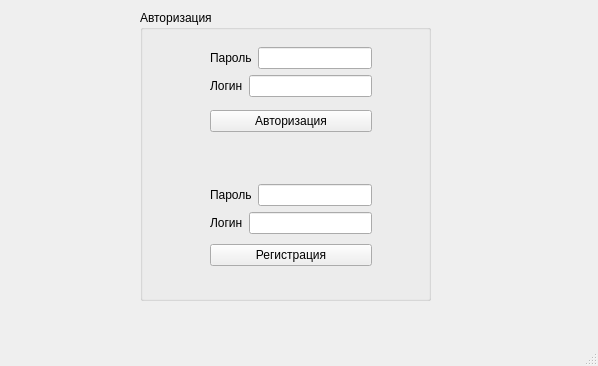
<?xml version="1.0" encoding="UTF-8"?>
<ui version="4.0">
 <class>MainWindow</class>
 <widget class="QMainWindow" name="MainWindow">
  <property name="geometry">
   <rect>
    <x>0</x>
    <y>0</y>
    <width>598</width>
    <height>366</height>
   </rect>
  </property>
  <property name="windowTitle">
   <string>MainWindow</string>
  </property>
  <widget class="QWidget" name="centralwidget">
   <widget class="QGroupBox" name="groupBox">
    <property name="geometry">
     <rect>
      <x>140</x>
      <y>10</y>
      <width>291</width>
      <height>291</height>
     </rect>
    </property>
    <property name="title">
     <string>Авторизация</string>
    </property>
    <widget class="QWidget" name="layoutWidget">
     <property name="geometry">
      <rect>
       <x>70</x>
       <y>30</y>
       <width>162</width>
       <height>101</height>
      </rect>
     </property>
     <layout class="QVBoxLayout" name="verticalLayout_3">
      <item>
       <layout class="QVBoxLayout" name="verticalLayout">
        <item>
         <layout class="QHBoxLayout" name="horizontalLayout_2">
          <item>
           <widget class="QLabel" name="label_2">
            <property name="text">
             <string>Пароль</string>
            </property>
           </widget>
          </item>
          <item>
           <widget class="QLineEdit" name="login"/>
          </item>
         </layout>
        </item>
        <item>
         <layout class="QHBoxLayout" name="horizontalLayout">
          <item>
           <widget class="QLabel" name="label">
            <property name="text">
             <string>Логин</string>
            </property>
           </widget>
          </item>
          <item>
           <widget class="QLineEdit" name="password"/>
          </item>
         </layout>
        </item>
       </layout>
      </item>
      <item>
       <widget class="QPushButton" name="login_button">
        <property name="text">
         <string>Авторизация</string>
        </property>
       </widget>
      </item>
     </layout>
    </widget>
    <widget class="QWidget" name="layoutWidget">
     <property name="geometry">
      <rect>
       <x>70</x>
       <y>170</y>
       <width>162</width>
       <height>92</height>
      </rect>
     </property>
     <layout class="QVBoxLayout" name="verticalLayout_4">
      <item>
       <layout class="QVBoxLayout" name="verticalLayout_2">
        <item>
         <layout class="QHBoxLayout" name="horizontalLayout_3">
          <item>
           <widget class="QLabel" name="label_3">
            <property name="text">
             <string>Пароль</string>
            </property>
           </widget>
          </item>
          <item>
           <widget class="QLineEdit" name="login_2"/>
          </item>
         </layout>
        </item>
        <item>
         <layout class="QHBoxLayout" name="horizontalLayout_4">
          <item>
           <widget class="QLabel" name="label_4">
            <property name="text">
             <string>Логин</string>
            </property>
           </widget>
          </item>
          <item>
           <widget class="QLineEdit" name="password_2"/>
          </item>
         </layout>
        </item>
       </layout>
      </item>
      <item>
       <widget class="QPushButton" name="registration_button">
        <property name="text">
         <string>Регистрация</string>
        </property>
       </widget>
      </item>
     </layout>
    </widget>
   </widget>
  </widget>
  <widget class="QMenuBar" name="menubar">
   <property name="geometry">
    <rect>
     <x>0</x>
     <y>0</y>
     <width>598</width>
     <height>21</height>
    </rect>
   </property>
  </widget>
  <widget class="QStatusBar" name="statusbar"/>
 </widget>
 <resources/>
 <connections/>
</ui>
